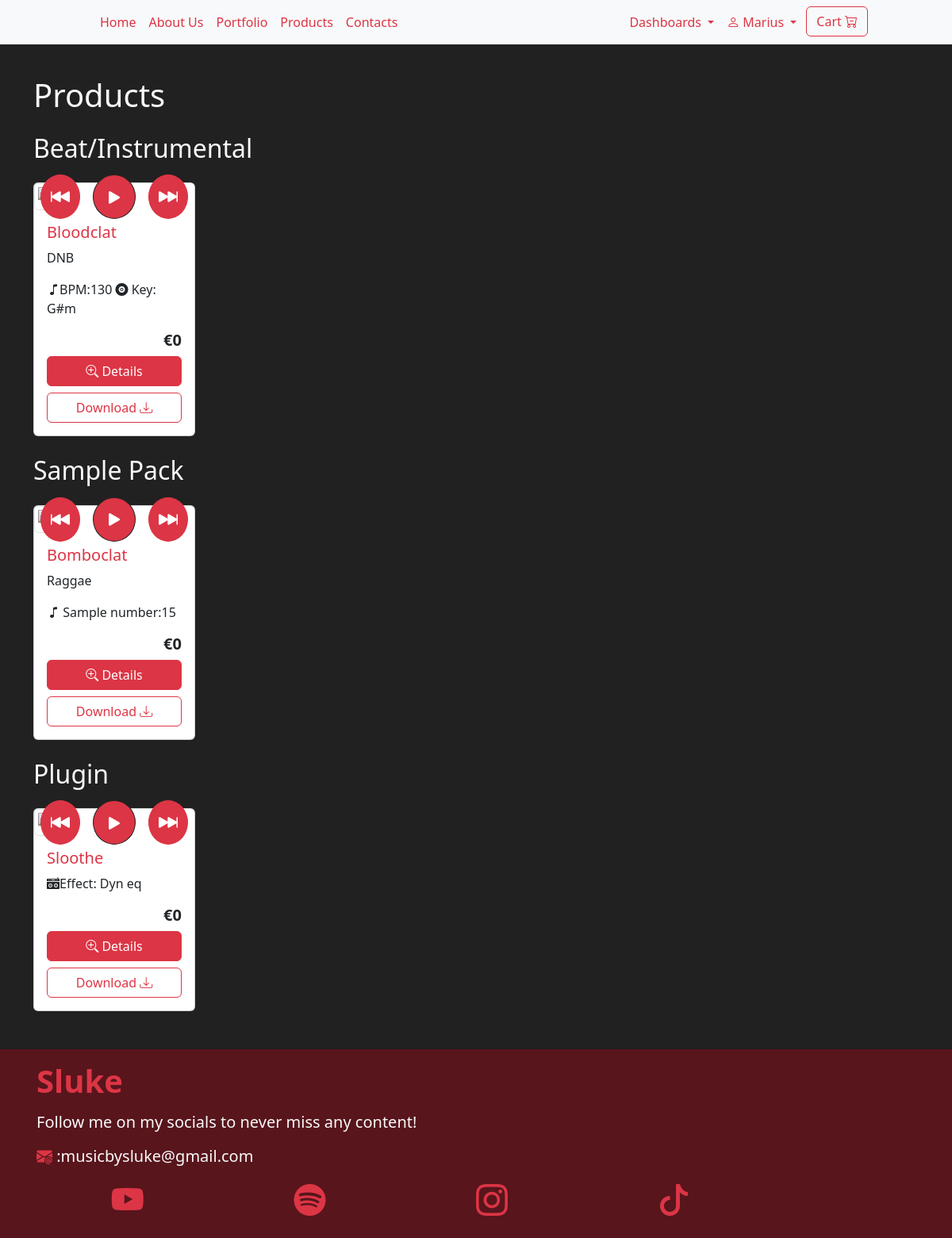
/FRONTEND/fdl.php (signed in), run on the app's committed database.
### tables this page shows
CREATE TABLE `type` (
  `id` int(11) NOT NULL,
  `name` varchar(20) NOT NULL,
  `descr` text NOT NULL
);

CREATE TABLE `product` (
  `id` varchar(10) NOT NULL,
  `title` varchar(50) NOT NULL,
  `type_id` int(11) NOT NULL,
  `descr` text NOT NULL,
  `bpm` int(11) DEFAULT NULL,
  `tonality` varchar(3) DEFAULT NULL,
  `genre` varchar(20) DEFAULT NULL,
  `num_sample` int(11) DEFAULT NULL,
  `num_tracks` int(11) DEFAULT NULL,
  `audiopath` varchar(255) DEFAULT NULL,
  `productpath` varchar(255) NOT NULL
);

### BACKEND/utility.php (the view, shortened to what the rows shown need)
<?php
function spawnProd3($row, $type, $conn)
{
    echo '<div class="col">
    <div class="card h-130 h-lg-150">
                    <div class="thumbnail position-relative">
                            <div class="position-absolute top-50 start-50 translate-middle d-flex gap-3">
                            <button type="button" onclick="rewind' . $row['id'] . '()" class="btn btn-primary border-primary rounded-circle ">
                                <i class="bi bi-skip-backward-fill fs-4"></i>
                            </button>
                            <button type="button" id="' . $row['id'] . 'playButton" onclick="play' . $row['id'] . '()" class="btn btn-primary border-dark rounded-circle ">
                                <i class="bi bi-play-fill fs-3" id="' . $row['id'] . 'playIcon"></i>
                            </button>
                            <button type="button" onclick="forward' . $row['id'] . '()" class="btn btn-primary border-primary rounded-circle ">
                                <i class="bi bi-skip-forward-fill fs-4"></i>
                            </button>
                        </div>
                    </div>
                        function play' . $row['id'] . '() {
                            const audio = document.getElementById("' . $row['id'] . 'audioPlayer");
                            const playButton = document.getElementById("' . $row['id'] . 'playButton");
                            const playIcon = document.getElementById("' . $row['id'] . 'playIcon");
                        function forward' . $row['id'] . '() {
                            const audio = document.getElementById("' . $row['id'] . 'audioPlayer");
                        function rewind' . $row['id'] . '() {
                            const audio = document.getElementById("' . $row['id'] .
        'audioPlayer");
                    <div class="card-body">
                        <h5 class="text-primary card-title ">' . $row['title'] . '</h5>';
    switch (true) {
        case $type == 1:
            echo ' <p class="card-text fw-light fs-6">' . $row['genre'] . '</p>
                    <p class="card-text fw-light fs-6"><i class="bi bi-music-note"></i>BPM:' . $row['bpm'] . '  <i class="bi bi-vinyl-fill"></i> Key: ' . $row['tonality'] . '</p>
            ';
            break;
        case $type == 2 || $type == 3:
            echo ' <p class="card-text fw-light fs-6">' . $row['genre'] . '</p>
                    <p class="card-text fw-light fs-6"><i class="bi bi-music-note"></i> Sample number:' . $row['num_sample'] . '</p>
            ';
            break;
        case $type == 4:
            echo ' <p class="card-text fw-light fs-6"><i class="bi bi-boombox-fill"></i>' . $row['genre'] . '</p>
            ';
            break;
    }
    echo '              <audio id="' . $row['id'] . 'audioPlayer" class="w-100">
                            <source src="' . $row['audiopath'] . '" type="audio/mpeg">
                        </audio>
                        <h5 class="fw-bold text-end">€' . $row['price'] . '</h5>
                        <div class="d-grid">
                            <button type="button" class="btn btn-primary mb-2" data-bs-toggle="modal" data-bs-target="#' . $row['id'] . 'details">
                            <i class="bi bi-zoom-in"></i> Details</button>
                            <a type="button" download href="' . $row['productpath'] . '" class="btn btn-outline-primary">Download <i class="bi bi-download"></i></a>
                        </div>
                        <div class="modal fade" id="' . $row['id'] . 'details" data-bs-backdrop="static" data-bs-keyboard="false" tabindex="-1" aria-labelledby="staticBackdropLabel" aria-hidden="true">
                        <div class="modal-dialog modal-dialog-centered modal-lg ">
                            <div class="modal-content">
                                <h1 class="modal-title fs-5" id="staticBackdropLabel">#' . $row['id'] . '</h1>
                            <div class="modal-body" id="modaldetails">
                                    <h4 class="text-light mb-3">' . $row['title'] . '</h4>
                                        <button type="button" onclick="rewindModal' . $row['id'] . '()" class="btn btn-primary border-primary rounded-circle ">
                                        </button>
                                        <button type="button" id="' . $row['id'] . 'playButtonModal" onclick="playModal' . $row['id'] . '()" class="btn btn-primary border-dark rounded-circle ">
                                            <i class="bi bi-play-fill fs-3" id="' . $row['id'] . 'playIconModal"></i>
                                        </button>
                                        <button type="button" onclick="forwardModal' . $row['id'] . '()" class="btn btn-primary border-primary rounded-circle ">
                                        </button>
                                    <input type="range" id="' . $row['id'] . 'timelineModal" class="form-range" value="0" min="0" step="0.1">
                                        const audioModal' . $row['id'] . ' = document.getElementById("' . $row['id'] . 'audioPlayer");
                                        const playButtonModal' . $row['id'] . ' = document.getElementById("' . $row['id'] . 'playButtonModal");
                                        const playIconModal' . $row['id'] . ' = document.getElementById("' . $row['id'] . 'playIconModal");
                                        const timelineModal' . $row['id'] . ' = document.getElementById("' . $row['id'] . 'timelineModal");
                                        function playModal' . $row['id'] . '() {
                                            if (audioModal' . $row['id'] . '.paused) {
                                                audioModal' . $row['id'] . '.play();
                                                playIconModal' . $row['id'] . '.classList.replace("bi-play-fill", "bi-pause-fill");
                                                audioModal' . $row['id'] . '.pause();
                                                playIconModal' . $row['id'] . '.classList.replace("bi-pause-fill", "bi-play-fill");
                                        function forwardModal' . $row['id'] . '() {
                                            audioModal' . $row['id'] . '.currentTime += 10;
                                        function rewindModal' . $row['id'] . '() {
                                            audioModal' . $row['id'] . '.currentTime -= 10;
                                        audioModal' . $row['id'] . '.addEventListener("timeupdate", () => {
                                            timelineModal' . $row['id'] . '.value = audioModal' . $row['id'] . '.currentTime;
                                        audioModal' . $row['id'] . '.addEventListener("loadedmetadata", () => {
                                            timelineModal' . $row['id'] . '.max = audioModal' . $row['id'] . '.duration;
                                        timelineModal' . $row['id'] . '.addEventListener("input", () => {
                                            audioModal' . $row['id'] . '.currentTime = timelineModal' . $row['id'] . '.value;
                                <div class="mb-3">
                                    <div class="row gy-3">
                                     <div class="col-md-6">
                                        <div class="input-group mb-3">
                                            <select id="type_' . $row['id'] . '" class="form-select" disabled id="typeselect">';
    echo '                   </select>
                                    </div>
                                </div>
                                <div class="col-md-6">
                                    <div class="input-group">
                                        <span class="input-group-text">';
    echo '</span>
                                        <input class="form-control" id="genre_' . $row['id'] . '" type="text" disabled value="' . $row['genre'] . '"  aria-label="genre">
                                        </div>
                                        </div>
                                    </div>
                                </div>
                                <div class="mb-3">
                                    <label for="descr" class="form-label">Description</label>
                                    <textarea class="form-control" style="resize:none" disabled id="descr_' . $row['id'] . '" rows="3">' . $row['descr'] . '</textarea>
                                </div>';
    echo '
                                        <div class="text-end ">
                                            <h2 class="tracking-widest"> € ' . $row['price'] . '</h2>
                                        </div>
                            <div class="modal-footer">
                                    <a type="button"  download href="' . $row['productpath'] . '"  class="btn btn-outline-primary">Download <i class="bi bi-download"></i></a>
                            </div>
                        </div>
                    </div>
                </div>
            </div>
        </div>
    </div>
</div>';
}

### FRONTEND/fdl.php (shortened to what the rows shown need)
<?php
include '../BACKEND/utility.php';
if (!isset($_SESSION['username'])) {
    header("Location:./login.php");
} else {
    $conn = dbConnect();
}
?>
<!DOCTYPE html>
<html>
<head>
    <link rel="stylesheet" href="https://cdn.jsdelivr.net/npm/bootstrap-icons@1.11.3/font/bootstrap-icons.min.css">
    <link href="https://cdn.jsdelivr.net/npm/bootstrap@5.3.3/dist/css/bootstrap.min.css" rel="stylesheet">
    <link rel="stylesheet" href="../CSS/style.css">
</head>
<body class="bg-dark text-light  mt-5 pt-5">
    <div class="container">
        <h1 class="">Products</h1>
        <?php
        $stmt1 = $conn->prepare('SELECT * FROM type');
        if ($stmt1->execute()) {
            $result1 = $stmt1->get_result();
            if ($result1->num_rows > 0) {
                while ($row1 = $result1->fetch_array(MYSQLI_ASSOC)) {
                    $stmt2 = $conn->prepare('SELECT product.*, list_prices.price, list_prices.date, list_prices.list_id FROM product JOIN type ON product.type_id = type.id JOIN list_prices ON product.id = list_prices.prod_id WHERE list_prices.price = 0 AND type.name = \'' . $row1['name'] . '\' AND list_prices.date = (
    SELECT MAX(date)
    FROM list_prices
    WHERE list_prices.prod_id = product.id
);');
                    if ($stmt2->execute()) {
                        $result2 = $stmt2->get_result();
                        if ($result2->num_rows > 0) {
                            echo ' <h2 class="my-4">' . $row1['name'] . '</h2>
                        <div class="row row-cols-1 row-cols-sm-2 row-cols-md-3 row-cols-lg-4 row-cols-xl-5  g-4">';
                            while ($row2 = $result2->fetch_array(MYSQLI_ASSOC)) {
                                spawnProd3($row2, $row1['id'], $conn);
                            }
                            echo ' </div>';
                        }
                    }
                }
            } else {
                echo "No content!!";
                return false;
            }
        } else {
            echo "Error in the connection phase";
            return false;
        }
        ?>
    </div>
    <footer id="social" class="footer bg-secondary mt-5">
        <div class="container p-3">
            <div class="social-links d-flex justify-content-around">
                <a href="https://www.youtube.com/@sluke1547" target="_blank" rel="noopener noreferrer">
                    <h1><i class="bi bi-youtube c"></i></h1>
                </a>
                <a href="https://open.spotify.com/intl-it/artist/4zTNDtXBjnewJ2qIWvdwEe?si=2f29d7a2c37d4520" target="_blank" rel="noopener noreferrer">
                    <h1><i class="bi bi-spotify"></i></h1>
                </a>
                <a href="https://www.instagram.com/musicbysluke" target="_blank" rel="noopener noreferrer">
                    <h1><i class="bi bi-instagram"></i></h1>
                </a>
                <a href="https://www.tiktok.com/@musicbysluke" target="_blank" rel="noopener noreferrer">
                    <h1><i class="bi bi-tiktok"></i></h1>
                </a>
            </div>
        </div>
    </footer>
</body>
</html>

### data on the page
type: name "Beat/Instrumental"
product: title "Bloodclat", genre "DNB", bpm "130", tonality "G#m", price "0"
type: name "Sample Pack"
product: title "Bomboclat", genre "Raggae", num_sample "15", price "0"
type: name "Plugin"
product: title "Sloothe", genre "Effect: Dyn eq", price "0"

### other printed values
$_SESSION['username'] "Marius"
